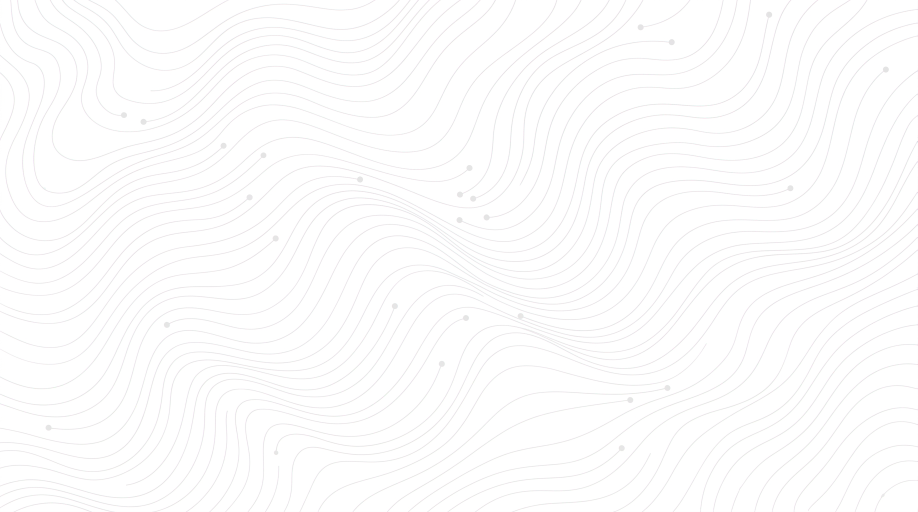
#> input picture assets/branding/_archive/2026-04-18-cleanup-marca-oficial/images/hero-bg-circuit-v1.png, 2752 x 1536 px (shown at 1/3 size)
$ python -i generate_audiobook_covers.py   (imports and definitions only)
#> lines starting #> are read from the running program, lines starting #| are printed output that depends on the picture
#> in generate_youtube_cover, img is the input picture: PIL image 2752x1536 RGB; mean R, G, B 253.4, 253.2, 253.4
"""
Genera covers derivados del hero de un relato para distribución multi-plataforma.

Uso:
    python utilities/generate_audiobook_covers.py <slug>

Inputs:
  - Hero image del relato. Búsqueda automática en `content/ficciones/**/<slug>/assets/`
    siguiendo patrones canónicos (`hero-<slug>-1K.png`, `hero-<slug>-v<N>.png`,
    `hero-<slug>-v<N>.webp`, etc.). Prefiere -1K si existe; si no, la versión
    más reciente.

Outputs (idempotentes — sobrescriben si ya existen):
  - `assets/audio/ficciones/covers/<slug>-yt-1280x720.png`
    Cover YouTube 16:9 sin texto sobreimpreso. El skill `/audiobook-distribute`
    overlay el chyron del título en runtime al MP4 — el cover queda limpio
    para servir también como thumbnail del vídeo (que YouTube acepta como
    static frame antes de play).
  - `assets/audio/ficciones/covers/<slug>-podcast-1400x1400.jpg`
    Cover podcast 1:1 JPEG. Apple Podcasts acepta 1400×1400 mín y 3000×3000
    máx; 1400 es el sweet spot peso/calidad para episode artwork (el canal
    artwork sí va a 3000, pero ese es asset único de marca, no por episodio).

Estrategia de transformación:
  - Crop al center con aspect ratio target (no letterbox/pillarbox — preserva
    composición editorial del hero, que suele tener sujeto centrado).
  - Resize Lanczos para alta calidad.
  - YouTube → PNG sin compresión perdida (es nuestro asset master).
  - Podcast → JPEG quality 88 (~150-300 KB típico, dentro del peso ideal
    para cover de podcast — Apple no comprime el JPG antes de servirlo).

Falla amigablemente si no encuentra hero, sugiriendo invocación `/nano-banana`.
Dependencia única: Pillow (`pip install pillow`).
"""

import sys
from pathlib import Path


# Defensive UTF-8 stdout para no romper en consolas Windows cp1252.
# [2 lines not run here, left out]


REPO_ROOT = Path(__file__).resolve().parent.parent
FICTIONS_ROOT = REPO_ROOT / "content" / "ficciones"
COVERS_OUT_DIR = REPO_ROOT / "assets" / "audio" / "ficciones" / "covers"

# Targets canónicos. YouTube exige 1280×720 mín para thumbnails custom y
# 16:9 para vídeos full HD; podcast Apple/Spotify recomiendan 1400×1400+.
YT_TARGET = (1280, 720)
PODCAST_TARGET = (1400, 1400)


# [30 lines left out: function find_hero_image, not called in this run]


def import_pillow():
    """Import lazy con mensaje claro si Pillow no está instalado."""
    try:
        from PIL import Image
        return Image
    except ImportError:
        sys.exit("ERROR: Pillow no esta instalado. `pip install pillow`")


def crop_to_aspect(img, target_aspect: float):
    """Recorta la imagen al center con el aspect ratio target.

    Si la fuente es más ancha que el target → recorta laterales.
    Si la fuente es más alta que el target → recorta arriba+abajo.
    Preserva el centro de la composición (asume sujeto centrado, que es
    la convención de los hero generados con `/nano-banana` para ROBOHOGAR).
    """
#> called with target_aspect = 1.78
    src_w, src_h = img.size
#> src_w = 2752; src_h = 1536
    src_aspect = src_w / src_h
#> src_aspect = 1.79

    if abs(src_aspect - target_aspect) < 0.001:
        # Ya tiene el aspect correcto, no recortes.
        return img

    if src_aspect > target_aspect:
        # Fuente más panorámica que target → recorta laterales.
        new_w = int(round(src_h * target_aspect))
#> new_w = 2731
        left = (src_w - new_w) // 2
#> left = 10
        return img.crop((left, 0, left + new_w, src_h))
    else:
        # Fuente más vertical que target → recorta arriba+abajo.
        new_h = int(round(src_w / target_aspect))
        top = (src_h - new_h) // 2
        return img.crop((0, top, src_w, top + new_h))


def generate_youtube_cover(hero_path: Path, output: Path) -> None:
    """Cover YouTube 1280×720 PNG. Sin texto overlay (eso lo añade ffmpeg)."""
    Image = import_pillow()
    img = Image.open(hero_path).convert("RGB")
    target_w, target_h = YT_TARGET
    img = crop_to_aspect(img, target_w / target_h)
    img = img.resize(YT_TARGET, Image.LANCZOS)
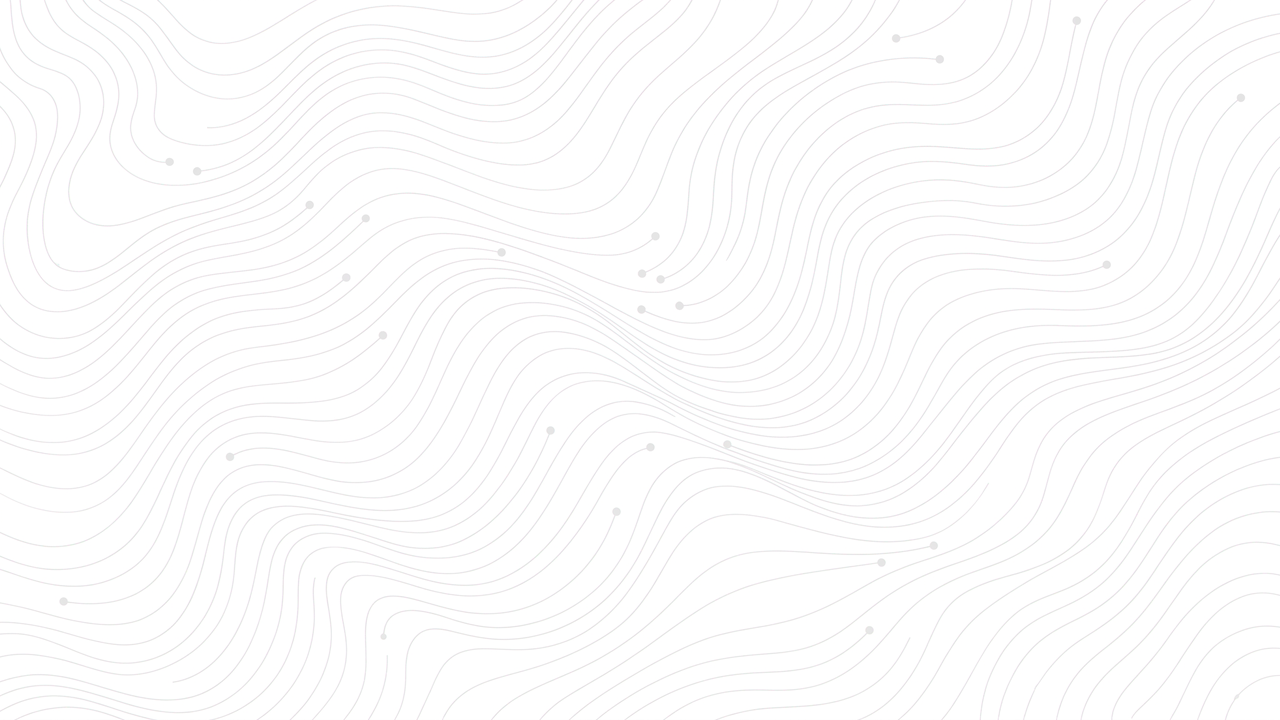
#> img: PIL image 1280x720 RGB; mean R, G, B 253.3, 253.1, 253.3
#> (the run stopped early here; a loop or call above may not have finished)
